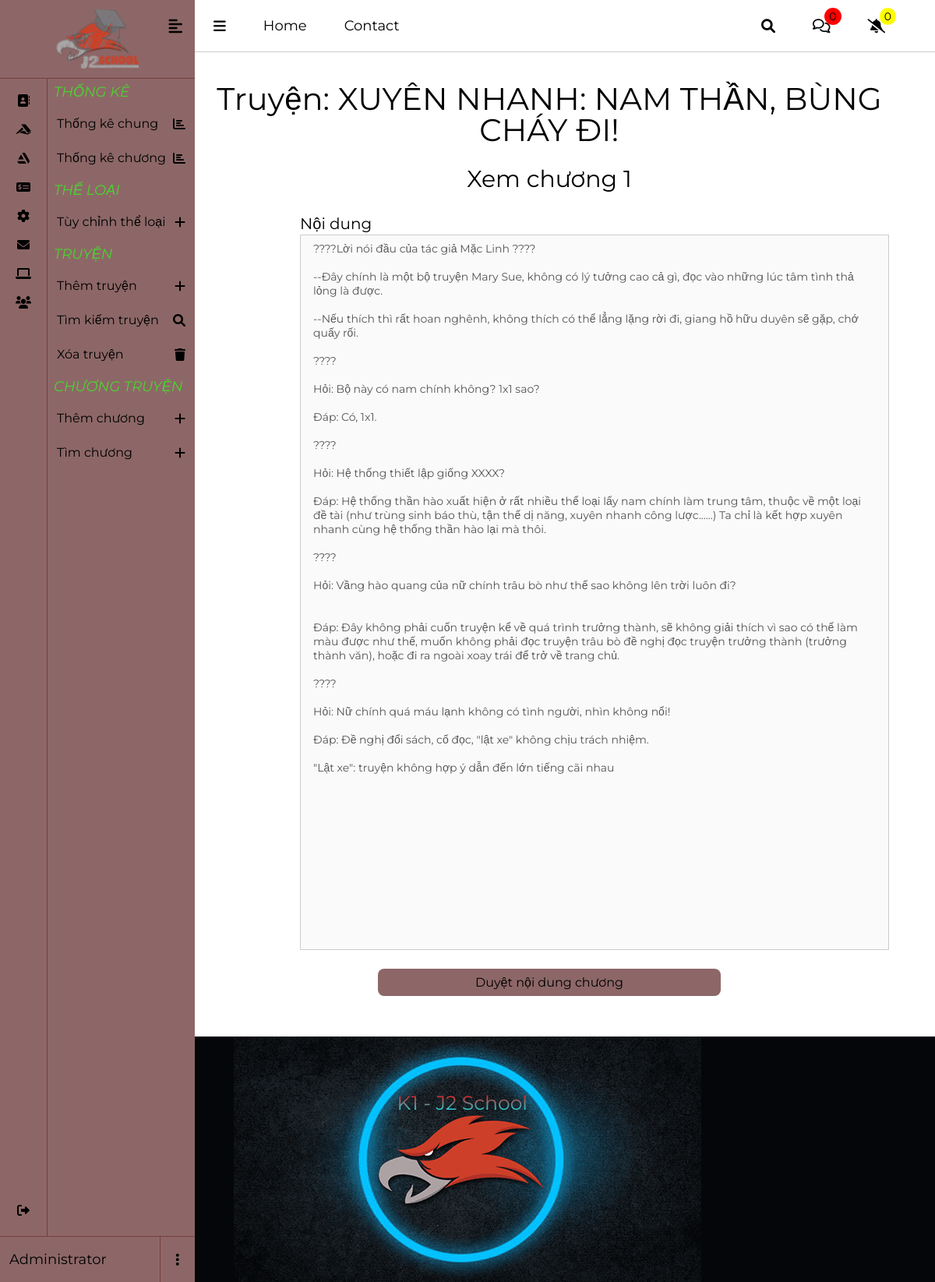
Page /admin/chapter/view.php?chap_id=49 on the committed database.
### tables this page shows
CREATE TABLE IF NOT EXISTS `novel` (
  `id` int(11) NOT NULL AUTO_INCREMENT,
  `user_id` int(11) NOT NULL,
  `category_id` int(11) NOT NULL,
  `title` varchar(100) NOT NULL,
  `status` varchar(50) NOT NULL DEFAULT 'Chưa hoàn thành',
  `author` varchar(50) NOT NULL,
  `img_link` varchar(255) NOT NULL,
  `total_chapters` int(11) NOT NULL DEFAULT '0',
  `pre_view` text NOT NULL,
  `view_count` int(11) NOT NULL DEFAULT '0',
  `verify` bit(1) NOT NULL DEFAULT b'0',
  `create_at` datetime NOT NULL DEFAULT CURRENT_TIMESTAMP,
  PRIMARY KEY (`id`),
  UNIQUE KEY `title` (`title`)
);

CREATE TABLE IF NOT EXISTS `chapter` (
  `chap_id` int(11) NOT NULL AUTO_INCREMENT,
  `novel_id` int(11) NOT NULL,
  `chap` int(11) NOT NULL,
  `chapter_content` text NOT NULL,
  `verify` bit(1) NOT NULL DEFAULT b'0',
  `create_at` datetime NOT NULL DEFAULT CURRENT_TIMESTAMP,
  PRIMARY KEY (`chap_id`)
);

### admin/chapter/view.php (the view, shortened to what this page needs)
<?php
    require_once("../../connect.php");
    $chap_id = addslashes($_GET["chap_id"]);
    $sql = "select * from chapter where chap_id = '$chap_id'";
    $sql_result = mysqli_query($conn, $sql);
    $result = mysqli_fetch_array($sql_result);
    $sql = "SELECT title FROM novel
    join chapter
    on novel.id = chapter.novel_id
    where chap_id = '$chap_id'";
    $result_novel = mysqli_query($conn, $sql);
    $novel = mysqli_fetch_array($result_novel);
    $novel_title = $novel['title'];
?>
    <?php require_once ('../root/zz.php'); ?>
</head>
<body>
    <?php require_once ('../root/header.php'); ?>
    <?php require_once ('../root/menu.php'); ?>
    <div class="wrapper">
        <form class="form form__process" method="POST" action="verify.php">
            <h1 class= "form__title form__title--large">Truyện: <?php echo $novel_title?></h1>
            <h2 class= "form__title">Xem chương <?php echo $result["chap"]?></h1>
            <div class="form-group">
                <label>Nội dung</label>
                <textarea name="chapter_content" id="" cols="30" rows="50" disabled><?php echo $result["chapter_content"]?></textarea>
            </div>
            <button type="submit" name="submit">Duyệt nội dung chương</button>
        </form>
    </div>
    <?php require_once ('../root/footer.php'); ?>
</body>
</html>

### admin/css/base.css (style rules this page uses)
:root { --primary-color: #8d6767; --secondary-color: #793d3d; }
body { min-height: 100vh; display: flex; justify-content: space-between; flex-direction: column; }
.wrapper { width: 100%; max-width: 1630px; margin: 0 auto; position: relative; padding: 0 15px; }
textarea { resize: none; }

### admin/css/style.css (style rules this page uses)
.form__process { display: flex; justify-content: space-between; flex-direction: column; padding: 40px 40px 40px 0; gap: 8px; position: relative; background-color: #fff; transition: all 0.3s linear; margin-left: 250px; }
.form__process label { font-size: 2rem; margin-bottom: 4px; }
.form__process input, .form__process select, .form__process textarea { font-size: 1.4rem; border: 1px solid #ccc; padding: 8px 16px; }
.form__process button { font-size: 1.6rem; background-color: var(--primary-color); padding: 8px; border-radius: 8px; width: 50%; margin: 12px auto; cursor: pointer; }
.form__title { font-size: 3rem; text-align: center; margin-bottom: 20px; }
.form__title--large { font-size: 4rem; }
.form-group { display: flex; flex-direction: column; padding: 4px 4px 4px 120px; }

### rows in the picture
novel: title "XUYÊN NHANH: NAM THẦN, BÙNG CHÁY ĐI!"
chapter: chap "1", chapter_content "????Lời nói đầu của tác giả Mặc Linh ???? --Đây chính là một bộ truyện Mary Sue, không có lý tưởng cao cả gì, đọc vào những lúc tâm tình thả lỏng là được. --Nếu thích thì rất hoan nghênh, không thích có thể lẳng lặng rời đi, giang hồ hữu duyên sẽ gặp, chớ quấy rối. ???? Hỏi: Bộ này có nam chính không? 1x1 sao? Đáp: Có, 1x1. ???? Hỏi: Hệ thống thiết lập giống XXXX? Đáp: Hệ thống thần hào xuất hiện ở rất nhiều thể loại lấy nam chính làm trung tâm, thuộc về một loại đề tài (như trùng sinh báo thù, tận thế dị năng, xuyên nhanh công lược......) Ta chỉ là kết hợp xuyên nhanh cùng hệ thống thần hào lại mà thôi. ???? Hỏi: Vầng hào quang của nữ chính trâu bò như thế sao không lên trời luôn đi? Đáp:…"
